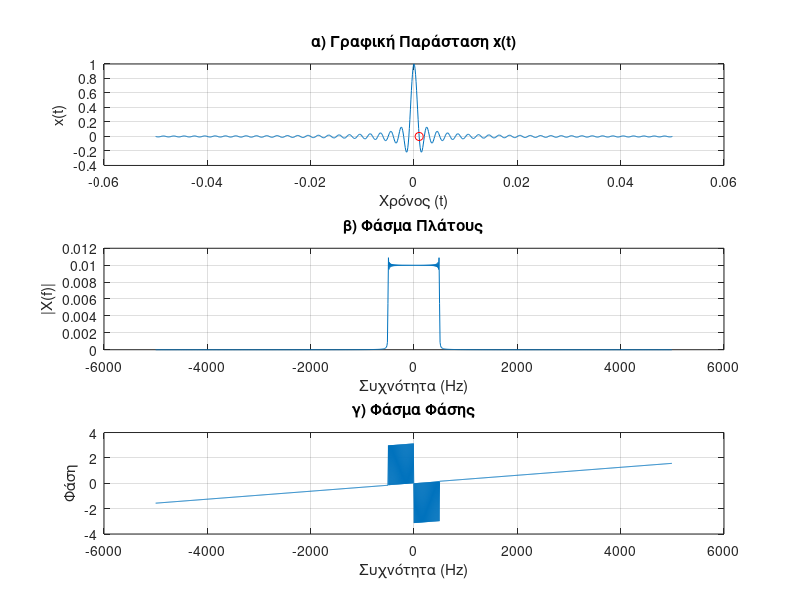
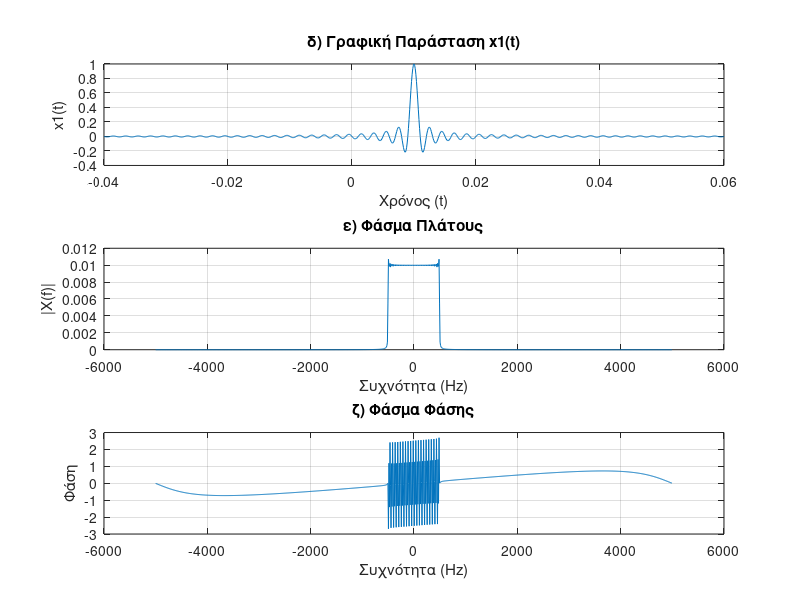

MATLAB code for these plots, in order:
dt = 0.0001;
t = -0.05:dt:0.05;
x = sinc(1000*t);

% α) γραφική παράσταση του σήματος x(t)
subplot(3,1,1)
plot(t, x);
title('α) Γραφική Παράσταση x(t)')
xlabel('Χρόνος (t)');
ylabel('x(t)');
grid on;

%! Σε ποια χρονική στιγμή συμβαίνει ο πρώτος μηδενισμός του σήματος?
% Γενικά ένα ημίτονο είναι 0 όταν το t είναι k*π, όπου k=0,1,2,3,...
% Αρα για το sinc(1000t)= sin(1000πt)/(1000πt) θα έχουμε μηδενισμό όταν
% 1000πt = k*π => t = k/1000, όπου k=1,2,3,... (όχι 0 γιατί τότε και παρανομαστής 0)
% Επομένως, Ο πρώτος μηδενισμός του σήματος δηλαδή συμβαίνει στην χρονική στιγμή t = 1 / 1000 (k = 1)
% ο δεύτερος για t = 2 / 1000 (k = 2) κτλ.

% oρισμός χρόνου μηδενισμού του σήματος
hold on;
t_zero = 1 / 1000;       
% γράφημα του σημείου πρώτου μηδενισμού του σήματος x
plot(t_zero, 0, 'ro');   % όταν x(t) = 0 πλοτάρουμε το t με κόκκινο κύκλο ('ro')

% β) φάσμα πλάτους του σήματος

% Υπολογισμός των συχνοτήτων
BW = 1/dt;              % εύρος ζώνης που ορίζεται από τη δειγματοληψία στο χρόνο
N = length(x);          % το πλήθος των σημείων του σήματος
df = BW/N;              % η δειγματοληψία στο πεδίο των συχνοτήτων
f = -BW/2:df:(BW/2-df); % οι συχνότητες

% Υπολογισμός του φάσματος πλάτους
Xf = fft(x);
Xf = fftshift(Xf)/N;

% Απεικόνιση του φάσματος πλάτους
subplot(3,1,2);
plot(f, abs(Xf));
title('β) Φάσμα Πλάτους');
xlabel('Συχνότητα (Hz)');
ylabel('|X(f)|');
grid on;

%! Ποιο είναι θεωρητικά το εύρος του φάσματος πλάτους του σήματος?
% Το εύρος του φάσματος πλάτους του σήματος είναι ανάλογο με το εύρος ζώνης του σήματος στο χρόνο δία 2.
% BW/2 = 1/0.0001*2 = 5000 Hz
% Συνεπώς, το εύρος του φάσματος πλάτους του σήματος είναι από -5000 Hz έως 5000 Hz όπως φαίνετια και στο σχήμα

% γ) το φάσμα φάσης του σήματος
subplot(3,1,3);
plot(f, angle(Xf)); % η συνάρτηση angle(Xf) επιστρέφει τη φάση του Xf
title('γ) Φάσμα Φάσης');
xlabel('Συχνότητα (Hz)');
ylabel('Φάση');
grid on;

figure;
t1 = t + 0.01;
x1 = sinc(1000*t1);

% δ) γραφική παράσταση του σήματος x1(t)
subplot(3,1,1);
plot(t1, x);
title('δ) Γραφική Παράσταση x1(t)');
xlabel('Χρόνος (t)');
ylabel('x1(t)');
grid on;

% ε) το φάσμα πλάτους του σήματος x1(t)

% Υπολογισμός των συχνοτήτων
BW = 1/dt;                  % εύρος ζώνης που ορίζεται από τη δειγματοληψία στο χρόνο
N1 = length(x1);            % το πλήθος των σημείων του σήματος
df1 = BW/N;                 % η δειγματοληψία στο πεδίο των συχνοτήτων
f1 = -BW/2:df1:(BW/2-df1);  % οι συχνότητες

% Υπολογισμός του φάσματος
Xf1 = fft(x1);
Xf1 = fftshift(Xf1)/N1;

% Απεικόνιση του φάσματος πλάτους
subplot(3,1,2);
plot(f, abs(Xf1));
title('ε) Φάσμα Πλάτους');
xlabel('Συχνότητα (Hz)');
ylabel('|X(f)|');
grid on;

% ζ) το φάσμα φάσης του σήματος x1(t)
subplot(3,1,3);
plot(f, angle(Xf1)); % η συνάρτηση angle(Xf) επιστρέφει τη φάση του Xf
title('ζ) Φάσμα Φάσης');
xlabel('Συχνότητα (Hz)');
ylabel('Φάση');
grid on;